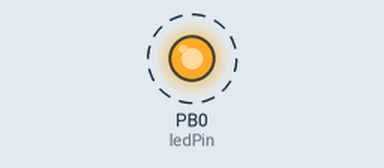
This sketch was run on a simulated ATtiny85, built with avr-gcc and run on an emulated ATtiny85. On the bench: output pins drawn as LEDs (lit = HIGH). Dashed ring = blinking.

Above: at 0.4 s.
Timing chart, 0 to 4.6 s (numbered marks = the images above):
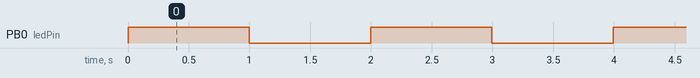

The sketch:

timer1_100hz_8000000.ino
```cpp
// (licence header left out)
#define ledPin 0
volatile int divider=0;

void setupTimer1() {
  noInterrupts();
  // Clear registers
  TCNT1 = 0;
  TCCR1 = 0;

  // 100.16025641025641 Hz (8000000/((155+1)*512))
  OCR1C = 155;
  // interrupt COMPA
  OCR1A = OCR1C;
  // CTC
  TCCR1 |= (1 << CTC1);
  // Prescaler 512
  TCCR1 |= (1 << CS13) | (1 << CS11);
  // Output Compare Match A Interrupt Enable
  TIMSK |= (1 << OCIE1A);
  interrupts();
}

void setup() {
  pinMode(ledPin, OUTPUT);
  setupTimer1();
}

void loop() {
}

ISR(TIMER1_COMPA_vect) {
  if(divider==0)
    digitalWrite(ledPin, digitalRead(ledPin) ^ 1);
  divider++;
  divider%=100;
}
```

Measured:
- by itself, PB0 (ledPin): alternates HIGH for 1.0 s and LOW for 1.0 s
